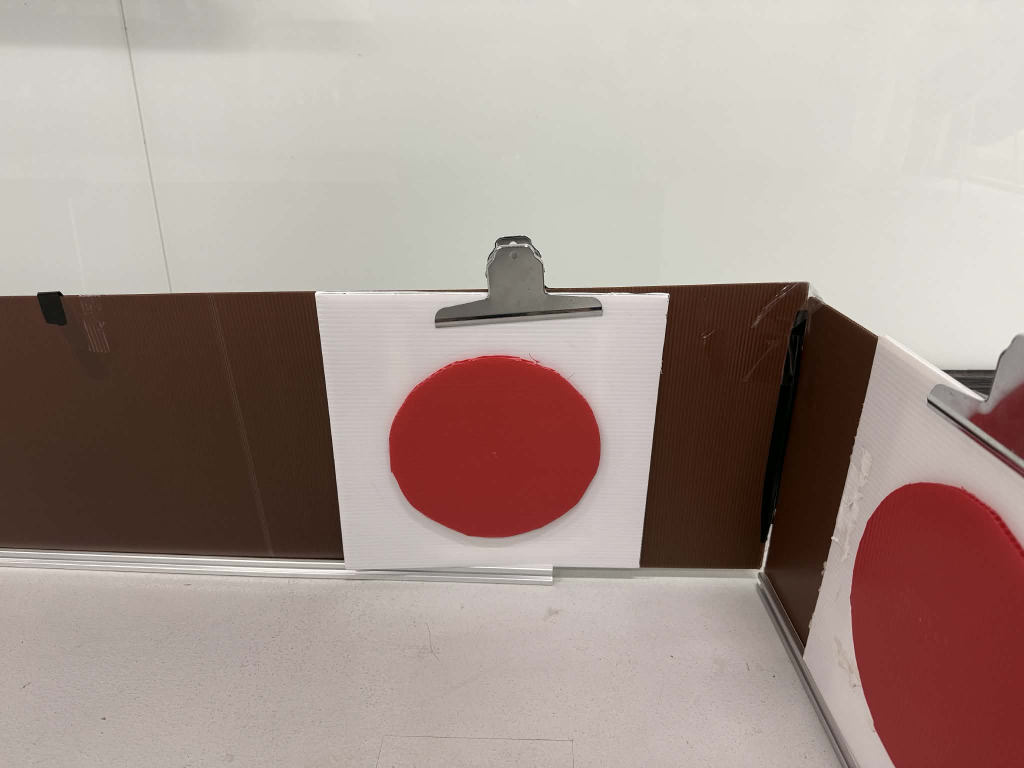
#> input picture test.png, 2048 x 1536 px, given in place of the camera (shown at 1/2 size)
$ python wall_follower_good.py
#> lines starting #> are read from the running program, lines starting #| are printed output that depends on the picture; after the words box and inside, x2 and y2 are one past the last pixel; in counts of white or black regions, pixels touching at a corner belong together
import cv2
import numpy as np
import time
import json
import os
import platform
import threading
import argparse
from collections import deque

# --- Hardware / GPIO Imports ---
is_pi = platform.system() == "Linux"
if not is_pi:
    from gpiozero.pins.mock import MockFactory, MockPWMPin
    from gpiozero import Device, Motor
    Device.pin_factory = MockFactory(pin_class=MockPWMPin)
else:
    from gpiozero import Motor

# --- Configuration ---
LEFT_IN1 = 17
LEFT_IN2 = 27
RIGHT_IN1 = 22
RIGHT_IN2 = 23

# Speed Settings
BASE_SPEED = 0.40
DRIFT_RIGHT_L = 0.50
DRIFT_RIGHT_R = 0.35
TURN_LEFT_L = -0.50
TURN_LEFT_R = 0.50

# Control
TARGET_DISTANCE = 150
PID_DIST_KP = 0.002
PID_DIST_KI = 0.000
PID_DIST_KD = 0.0005

PID_ANGLE_KP = 0.015
PID_ANGLE_KI = 0.00
PID_ANGLE_KD = 0.001

TURN_DURATION = 1.0

# Vision
MASK_PATH = 'mask/mask.json'
DARK_THRESHOLD_V = 80
SMOOTHING_WINDOW = 5

# Logging
LOG_INTERVAL = 10

# --- Globals ---
left_motor = Motor(forward=LEFT_IN1, backward=LEFT_IN2, pwm=True)
right_motor = Motor(forward=RIGHT_IN1, backward=RIGHT_IN2, pwm=True)

pid_state = {
    "dist_integral": 0,
    "dist_prev_error": 0,
    "angle_integral": 0,
    "angle_prev_error": 0
}

history_wall_x = deque(maxlen=SMOOTHING_WINDOW)
history_wall_angle = deque(maxlen=SMOOTHING_WINDOW)

# --- Camera Thread Class ---
class CameraStream:
    def __init__(self, src=0, width=640, height=480):
        self.stream = cv2.VideoCapture(src)
        self.stream.set(cv2.CAP_PROP_FRAME_WIDTH, width)
        self.stream.set(cv2.CAP_PROP_FRAME_HEIGHT, height)
        self.stream.set(cv2.CAP_PROP_FPS, 30)
        self.stream.set(cv2.CAP_PROP_FOURCC, cv2.VideoWriter_fourcc(*"MJPG"))

        actual_w = self.stream.get(cv2.CAP_PROP_FRAME_WIDTH)
        actual_h = self.stream.get(cv2.CAP_PROP_FRAME_HEIGHT)
        print(f"[CAM] Resolution set to: {int(actual_w)}x{int(actual_h)}")

        (self.grabbed, self.frame) = self.stream.read()
        self.stopped = False
        self.lock = threading.Lock()

    def start(self):
        t = threading.Thread(target=self.update, args=())
        t.daemon = True
        t.start()
        return self

    def update(self):
        while not self.stopped:
            grabbed, frame = self.stream.read()
            with self.lock:
                self.grabbed = grabbed
                self.frame = frame
            time.sleep(0.005)

    def read(self):
        with self.lock:
            return self.frame.copy() if self.grabbed else None

    def stop(self):
        self.stopped = True
        self.stream.release()

# --- Helper Functions ---

def load_mask_polygon(width, height):
    if not os.path.exists(MASK_PATH):
        print(f"[ERROR] Mask file not found: {MASK_PATH}")
        return None, 0

    with open(MASK_PATH, 'r') as f:
        data = json.load(f)

    mask = np.ones((height, width), dtype=np.uint8) * 255
    mask_right_boundary = 0

    for item in data:
        attr = item.get('shape_attributes', {})
        if attr.get('name') == 'polygon':
            all_x = attr.get('all_points_x', [])
            all_y = attr.get('all_points_y', [])

            if all_x and all_y:
                all_x = [min(x, width-1) for x in all_x]
                all_y = [min(y, height-1) for y in all_y]

                pts = np.array([list(zip(all_x, all_y))], np.int32)
                cv2.fillPoly(mask, pts, 0)
                current_max_x = max(all_x)
                if current_max_x > mask_right_boundary:
                    mask_right_boundary = current_max_x

    return mask, mask_right_boundary

def drive(left, right):
    left = max(-1.0, min(1.0, left))
    right = max(-1.0, min(1.0, right))

    if left >= 0: left_motor.forward(left)
    else: left_motor.backward(abs(left))

    if right >= 0: right_motor.forward(right)
    else: right_motor.backward(abs(right))

def stop():
    left_motor.stop()
    right_motor.stop()

def get_line_angle(x1, y1, x2, y2):
    if x1 == x2: return 0.0
    if y2 < y1: x1, y1, x2, y2 = x2, y2, x1, y1
    dx = x2 - x1
    dy = y2 - y1
    if dy == 0: return 90.0
    return np.degrees(np.arctan(dx / dy))

# --- Main ---
def main():
    parser = argparse.ArgumentParser(description='Wall Follower Robot')
    parser.add_argument('--show', action='store_true', help='Show video output window')
    args = parser.parse_args()

    cam = CameraStream(width=640, height=480).start()
#> in __init__, self.frame is the input picture: shape (1536, 2048, 3); mean B, G, R 141.1, 148.3, 165.6
    time.sleep(1)

    frame = cam.read()
    if frame is None:
        print("[ERROR] No frame from camera thread.")
        cam.stop()
        return

    h, w = frame.shape[:2]
#> h = 1536; w = 2048
    poly_mask, mask_right_x = load_mask_polygon(w, h)
#> (reads mask/mask.json from the repository)
#> after the loop in load_mask_polygon, `for item in data:`:
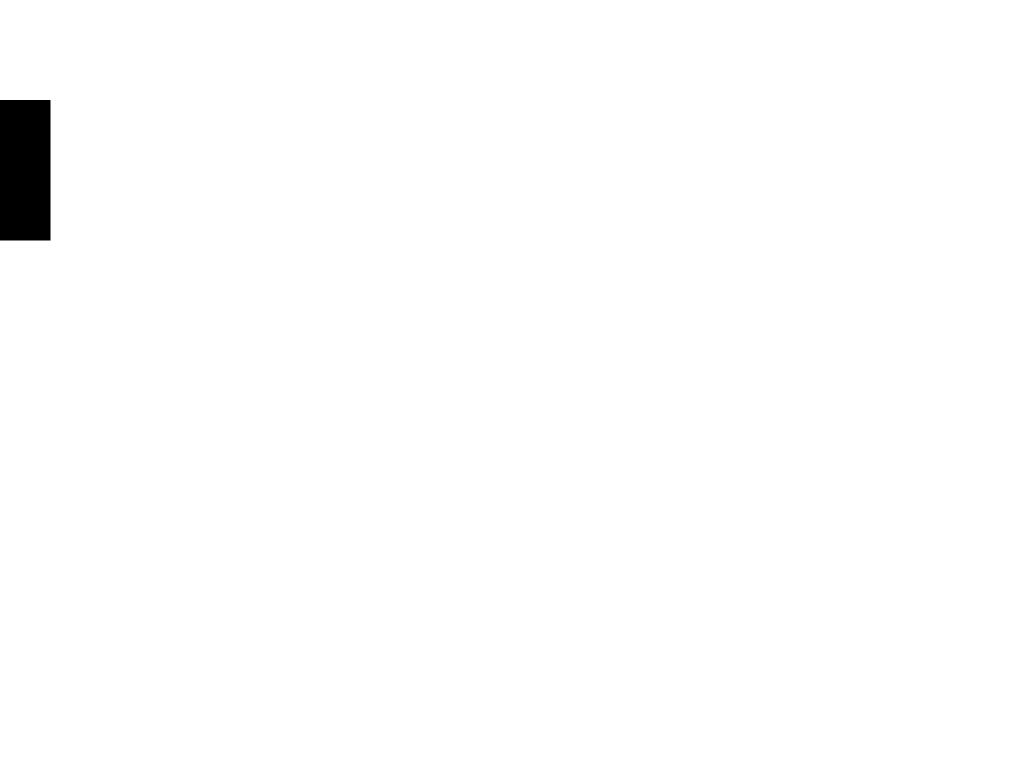
#> mask: shape (1536, 2048) (shown at 1/2 size); 99.1% white; 1 black region, box (x1, y1, x2, y2) and area: (0, 200, 101, 481) 28381
#> mask_right_x = 100
    print(f"[INIT] Mask loaded. Right Boundary X: {mask_right_x}")
#| [INIT] Mask loaded. Right Boundary X: 100

    state = "TRACKING"
    turn_end_time = 0
    frame_count = 0
    start_time = time.time()

    print(f"[START] Running... (Show Display: {args.show})")

    try:
        while True:
            frame = cam.read()
            if frame is None: continue

            # Prepare visualization frame only if needed
            vis_frame = frame.copy() if args.show else None

            if args.show:
                # Dim the masked area
                vis_frame[poly_mask == 0] = vis_frame[poly_mask == 0] // 2

            # --- State Machine ---
            if state == "TURNING":
                if time.time() > turn_end_time:
                    print("[STATE] Turn Complete. Resuming Tracking.")
                    state = "TRACKING"
                    stop()
                    pid_state["dist_integral"] = 0
                    pid_state["angle_integral"] = 0
                    history_wall_x.clear()
                    history_wall_angle.clear()
                else:
                    drive(TURN_LEFT_L, TURN_LEFT_R)
                    if args.show:
                        cv2.putText(vis_frame, "TURNING...", (10, 50), cv2.FONT_HERSHEY_SIMPLEX, 1, (0, 0, 255), 2)
                        cv2.imshow("Wall Follower", vis_frame)
                        cv2.waitKey(1)
                    else:
                        time.sleep(0.01)
                    continue

            # --- Vision Processing ---
            masked_frame = cv2.bitwise_and(frame, frame, mask=poly_mask)
            hsv = cv2.cvtColor(masked_frame, cv2.COLOR_BGR2HSV)
#> hsv: shape (1536, 2048, 3); mean H, S, V 15.2, 57.6, 163.8
            lower_black = np.array([0, 0, 0])
            upper_black = np.array([180, 255, DARK_THRESHOLD_V])

            color_mask = cv2.inRange(hsv, lower_black, upper_black)
#> color_mask: shape (1536, 2048); 19.2% white; 188 white regions (159 under 20 px), largest, box (x1, y1, x2, y2) and area: (0, 583, 688, 1120) 337157, (1134, 566, 1756, 1314) 230807, (0, 200, 101, 481) 28381
            color_mask = cv2.bitwise_and(color_mask, color_mask, mask=poly_mask)
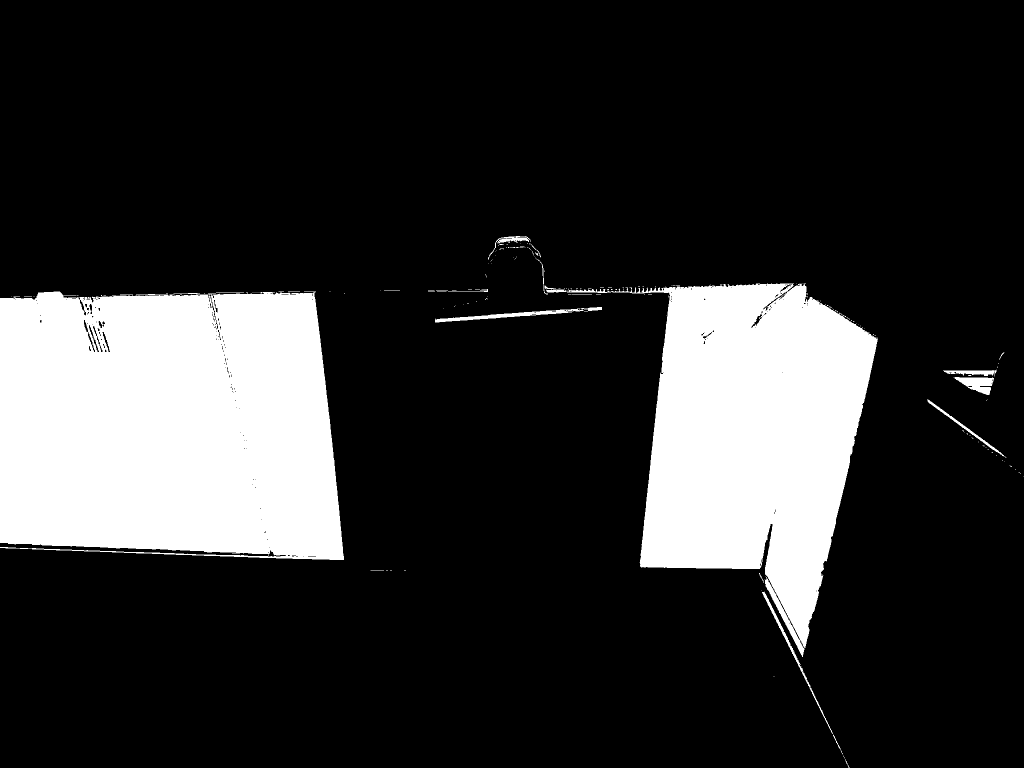
#> color_mask: shape (1536, 2048) (shown at 1/2 size); 18.3% white; 187 white regions (159 under 20 px), largest, box (x1, y1, x2, y2) and area: (0, 583, 688, 1120) 337157, (1134, 566, 1756, 1314) 230807, (870, 614, 1204, 645) 2211

            kernel = np.ones((5, 5), np.uint8)
            color_mask = cv2.morphologyEx(color_mask, cv2.MORPH_CLOSE, kernel, iterations=2)
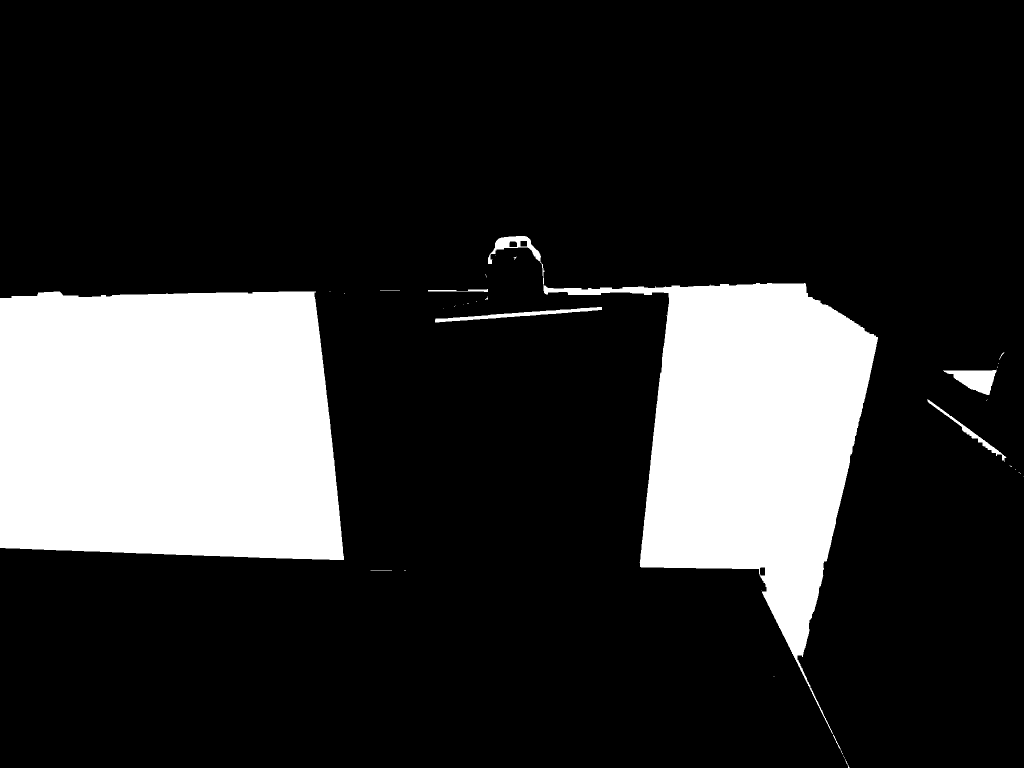
#> color_mask: shape (1536, 2048) (shown at 1/2 size); 18.8% white; 38 white regions (27 under 20 px), largest, box (x1, y1, x2, y2) and area: (0, 583, 688, 1120) 343727, (976, 472, 1756, 1468) 239669, (1886, 739, 1993, 790) 2961
            color_mask = cv2.dilate(color_mask, kernel, iterations=1)
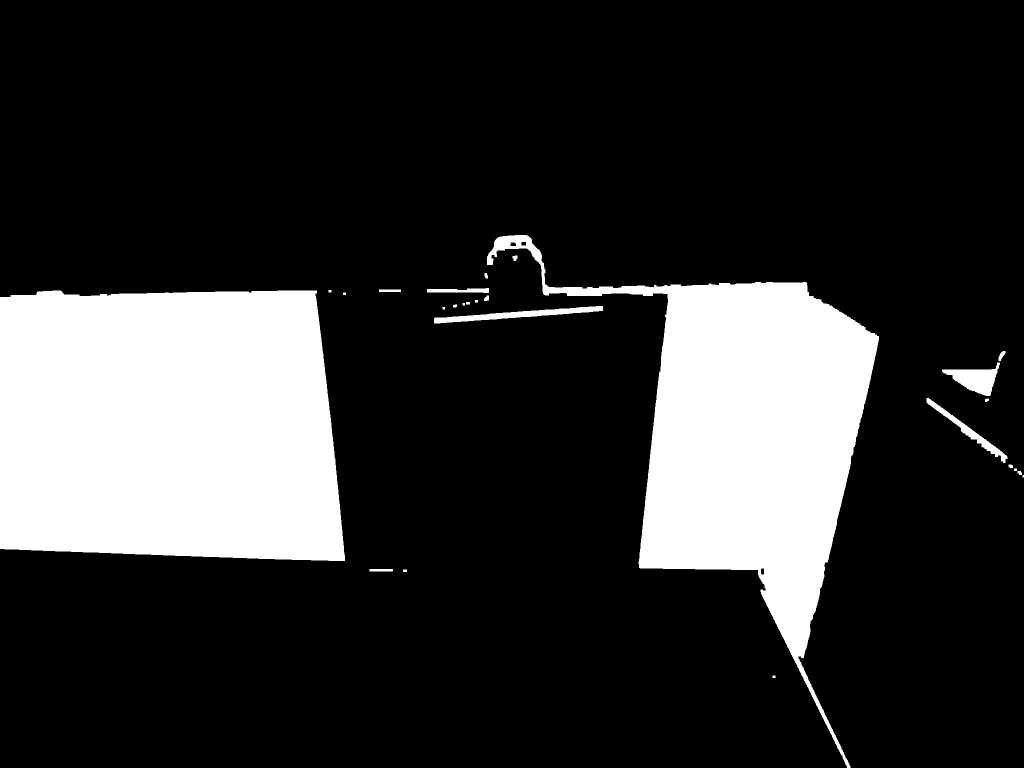
#> color_mask: shape (1536, 2048) (shown at 1/2 size); 19.3% white; 26 white regions (1 under 20 px), largest, box (x1, y1, x2, y2) and area: (0, 581, 690, 1122) 347715, (974, 470, 1758, 1536) 248537, (868, 612, 1206, 647) 3830

            edges = cv2.Canny(color_mask, 50, 150)
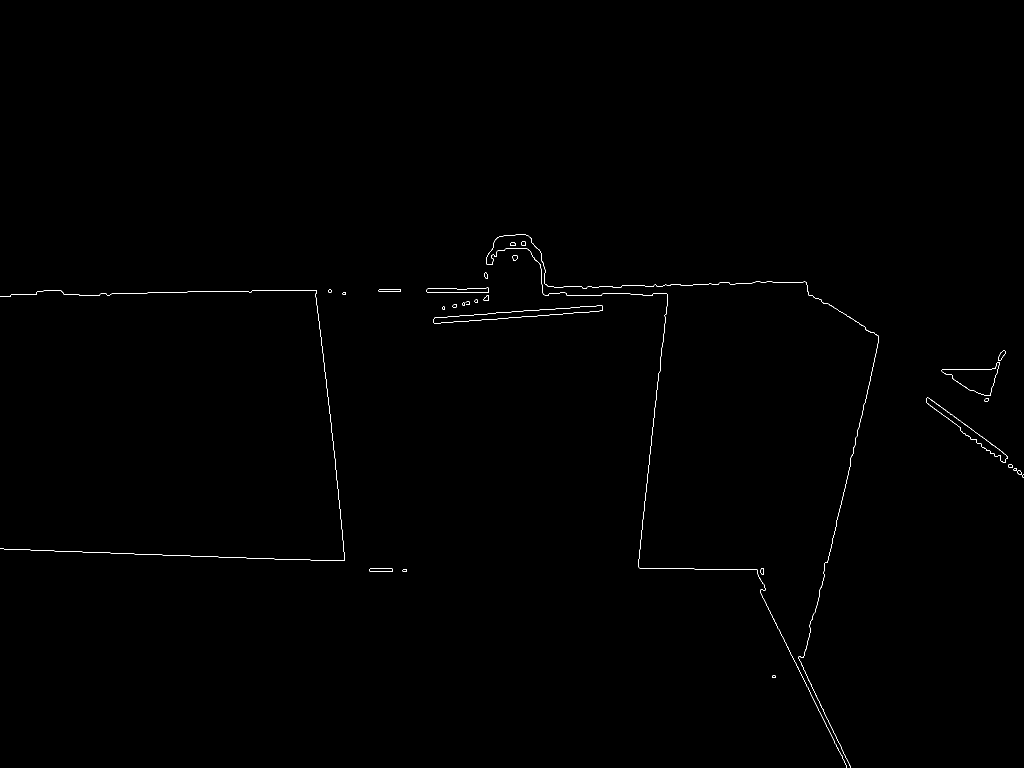
#> edges: shape (1536, 2048) (shown at 1/2 size); 0.25% white in thin lines or dots, all inside (x1, y1, x2, y2) = (0, 469, 2048, 1536)
            lines = cv2.HoughLinesP(edges, 1, np.pi/180, 50, minLineLength=50, maxLineGap=10)
#> lines = 41 rows, first 6: [326, 1110, 640, 1120], [504, 581, 602, 580], [651, 750, 689, 1114], [975, 627, 1204, 611], [1386, 569, 1437, 568], [201, 587, 345, 585]

            current_frame_lines_x = []
            current_frame_angles = []
            found_horizontal = False

            if lines is not None:
                for line in lines:
                    x1, y1, x2, y2 = line[0]
                    dx = abs(x1 - x2)
                    dy = abs(y1 - y2)

                    if dy > 2 * dx: # Vertical
                        cx = (x1 + x2) / 2
                        if cx > mask_right_x:
                            current_frame_lines_x.append(cx)
                            current_frame_angles.append(get_line_angle(x1, y1, x2, y2))
                            if args.show:
                                cv2.line(vis_frame, (x1, y1), (x2, y2), (0, 255, 0), 2)

                    elif dx > 2 * dy: # Horizontal
                        cx = (x1 + x2) / 2
                        if w * 0.2 < cx < w * 0.8:
                            found_horizontal = True
                            if args.show:
                                cv2.line(vis_frame, (x1, y1), (x2, y2), (255, 0, 0), 3)
#> this loop made 41 passes
#> (line, cx) on passes 7, 10, 11, 20, 27, 29, 32, 35, 39, 40: ([[1277, 1129, 1317, 746]], 1297), ([[1654, 1124, 1687, 984]], 1670.5), ([[1709, 893, 1753, 701]], 1731), ([[1325, 690, 1335, 596]], 1330), ([[1607, 1315, 1620, 1260]], 1613.5), ([[1741, 752, 1757, 681]], 1749), ([[1655, 1124, 1667, 1074]], 1661), ([[1684, 1000, 1707, 894]], 1695.5), ([[1630, 1224, 1649, 1141]], 1639.5), ([[1975, 802, 2001, 720]], 1988)
#> cx on passes 1 to 6: 483, 553, 670, 1089.5, 1411.5, 273
#> after the loop, current_frame_angles = [5.96, -5.96, -13.26, -12.91, 26.12, 25.87, -6.07, 6.34, 25.87, -13.3, -12.7, -13.5, 6.54, -12.24, 25.82, 26.02, -12.89, -17.59]; current_frame_lines_x = [670, 1297, 1670.5, 1731, 1602.5, 1647, 1330, 648.5, 1653, 1613.5, 1749, 1661, 637.5, 1695.5, 1670, 1551, 1639.5, 1988]

            # --- Logic ---
            action_str = ""
            log_data = ""

            if found_horizontal:
                print("[EVENT] Horizontal Line Detected -> Starting Turn")
                state = "TURNING"
                turn_end_time = time.time() + TURN_DURATION
                if args.show:
                    cv2.putText(vis_frame, "DETECTED TURN", (10, 50), cv2.FONT_HERSHEY_SIMPLEX, 1, (255, 0, 0), 2)
                    cv2.imshow("Wall Follower", vis_frame)
                    cv2.waitKey(1)
                continue

            elif len(current_frame_lines_x) > 0:
                avg_x = np.mean(current_frame_lines_x)
                avg_angle = np.mean(current_frame_angles)

                history_wall_x.append(avg_x)
                history_wall_angle.append(avg_angle)

                smooth_x = np.mean(history_wall_x)
                smooth_angle = np.mean(history_wall_angle)

                # PID
                current_dist = smooth_x - mask_right_x
                dist_error = TARGET_DISTANCE - current_dist

                P_d = PID_DIST_KP * dist_error
                pid_state["dist_integral"] += dist_error
                I_d = PID_DIST_KI * pid_state["dist_integral"]
                D_d = PID_DIST_KD * (dist_error - pid_state["dist_prev_error"])
                dist_correction = P_d + I_d + D_d
                pid_state["dist_prev_error"] = dist_error

                angle_error = smooth_angle
                P_a = PID_ANGLE_KP * angle_error
                pid_state["angle_integral"] += angle_error
                I_a = PID_ANGLE_KI * pid_state["angle_integral"]
                D_a = PID_ANGLE_KD * (angle_error - pid_state["angle_prev_error"])
                angle_correction = P_a + I_a + D_a
                pid_state["angle_prev_error"] = angle_error

                total_correction = dist_correction + angle_correction
                l_speed = BASE_SPEED + total_correction
                r_speed = BASE_SPEED - total_correction

                drive(l_speed, r_speed)
                action_str = "TRACKING"
                log_data = f"Dist={current_dist:.0f} Ang={smooth_angle:.1f}"

                if args.show:
                    cv2.putText(vis_frame, f"ERR:{dist_error:.0f} ANG:{smooth_angle:.1f}", (10, 30), cv2.FONT_HERSHEY_SIMPLEX, 0.7, (0, 255, 0), 2)

            else:
                action_str = "LOST"
                log_data = "Drifting Right..."
                drive(DRIFT_RIGHT_L, DRIFT_RIGHT_R)
                if len(history_wall_x) > 0:
                    history_wall_x.popleft()
                    history_wall_angle.popleft()

                if args.show:
                    cv2.putText(vis_frame, "LOST TARGET", (10, 30), cv2.FONT_HERSHEY_SIMPLEX, 0.7, (0, 0, 255), 2)

            # --- Display & Stats ---
            if args.show:
                cv2.imshow("Wall Follower", vis_frame)
                if cv2.waitKey(1) & 0xFF == ord('q'):
                    break

            frame_count += 1
            if frame_count % LOG_INTERVAL == 0:
                now = time.time()
                elapsed = now - start_time
                fps = frame_count / elapsed if elapsed > 0 else 0
                if elapsed > 10:
                    start_time = now
                    frame_count = 0
                print(f"[FPS:{fps:.1f}] {action_str} | {log_data}")

    except KeyboardInterrupt:
        pass
    finally:
        stop()
        cam.stop()
        cv2.destroyAllWindows()
        print("[EXIT] Stopped.")

if __name__ == "__main__":
    main()
